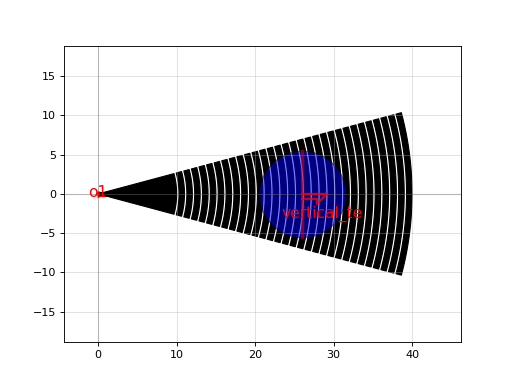

This figure's Python source:
import gdsfactory as gf

c = gf.components.grating_coupler_circular(taper_angle=30.0, taper_length=10.0, length=30.0, period=1.0, fill_factor=0.7, n_periods=30, bias_gap=0, port=(0.0, 0.0), layer=(1, 0), layer_cladding=(111, 0), direction='EAST', polarization='te', wavelength=1.55, fiber_marker_width=11.0, fiber_marker_layer=(203, 0), wg_width=0.5, cladding_offset=2.0)
c.plot()
